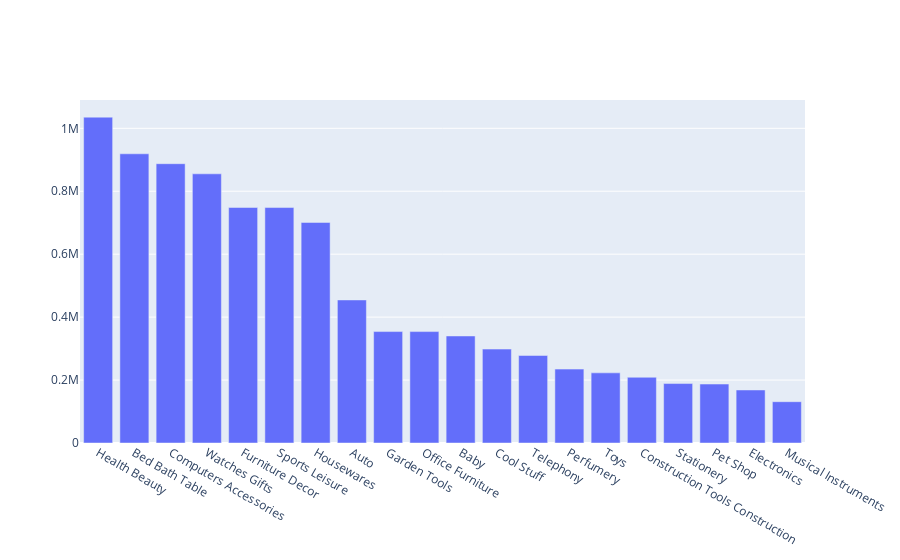

Notebook cell for this chart:
### Code cell
import plotly.graph_objects as go

df = Olist[Olist.order_purchase_year == 2018]
sales_per_category = df.groupby(['product_category_name'], as_index=False).payment_value.sum()
sales_per_category = sales_per_category.sort_values(by=['payment_value'], ascending=False)
sales_per_category.columns = ['Product Category', 'Sales Revenue']

sales_per_category = sales_per_category[:20]
labels = sales_per_category['Product Category']
values = sales_per_category['Sales Revenue']

# Use `hole` to create a donut-like pie chart
fig = go.Figure(data=[go.Bar(x=labels, y=values)])
fig.show()

### Figure 1 — Plotly figure (JSON) as saved in the notebook; plotly's stock layout.template omitted (floating-point values rounded to 4 significant figures)
{"data": [{"type": "bar", "x": ["Health Beauty", "Bed Bath Table", "Computers Accessories", "Watches Gifts", "Furniture Decor", "Sports Leisure", "Housewares", "Auto", "Garden Tools", "Office Furniture", "Baby", "Cool Stuff", "Telephony", "Perfumery", "Toys", "Construction Tools Construction", "Stationery", "Pet Shop", "Electronics", "Musical Instruments"], "y": [1035000.0, 919000.0, 887500.0, 855400.0, 748400.0, 748200.0, 700900.0, 454600.0, 354100.0, 354000.0, 340100.0, 298400.0, 278100.0, 234800.0, 222900.0, 208900.0, 188900.0, 187400.0, 168500.0, 131200.0]}], "layout": {}}
